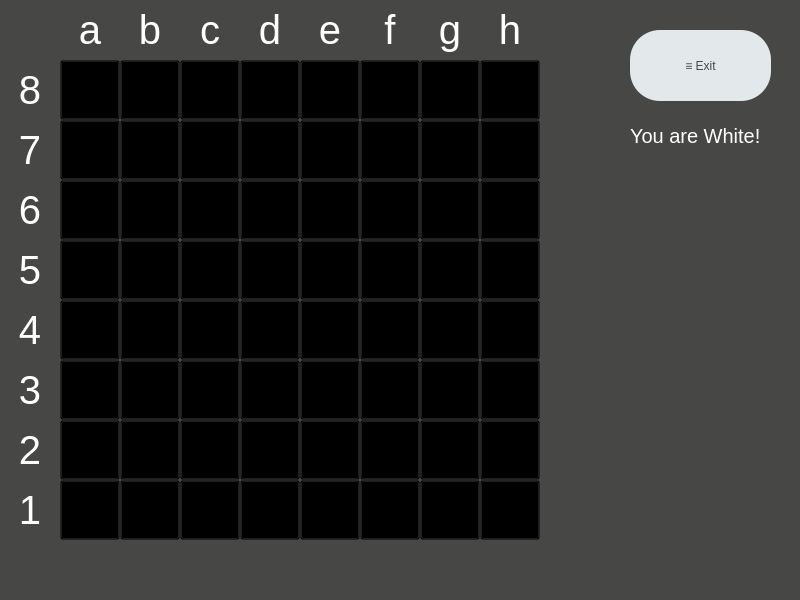
<?xml version="1.0" encoding="UTF-8"?>
<ui version="4.0">
 <class>MainWindow</class>
 <widget class="QMainWindow" name="MainWindow">
  <property name="geometry">
   <rect>
    <x>0</x>
    <y>0</y>
    <width>800</width>
    <height>600</height>
   </rect>
  </property>
  <property name="windowTitle">
   <string>MainWindow</string>
  </property>
  <property name="styleSheet">
   <string notr="true">background-color: rgb(71, 71, 69);</string>
  </property>
  <widget class="QWidget" name="centralwidget">
   <widget class="QPushButton" name="more_button">
    <property name="geometry">
     <rect>
      <x>630</x>
      <y>30</y>
      <width>141</width>
      <height>71</height>
     </rect>
    </property>
    <property name="styleSheet">
     <string notr="true">border-radius:30px;
font: 20pt &quot;MS Shell Dlg 2&quot;;
color: rgb(71, 71, 69);
background-color: rgb(227, 232, 235);</string>
    </property>
    <property name="text">
     <string>≡ Exit</string>
    </property>
   </widget>
   <widget class="QLabel" name="background">
    <property name="geometry">
     <rect>
      <x>0</x>
      <y>0</y>
      <width>600</width>
      <height>600</height>
     </rect>
    </property>
    <property name="styleSheet">
     <string notr="true"/>
    </property>
    <property name="text">
     <string/>
    </property>
    <property name="pixmap">
     <pixmap>:/Prefix/daskjdhaskj.png</pixmap>
    </property>
    <property name="scaledContents">
     <bool>true</bool>
    </property>
   </widget>
   <widget class="QLabel" name="label">
    <property name="geometry">
     <rect>
      <x>60</x>
      <y>0</y>
      <width>60</width>
      <height>60</height>
     </rect>
    </property>
    <property name="styleSheet">
     <string notr="true">font: 30pt;
color: rgb(255, 255, 255);
background-color: transparent</string>
    </property>
    <property name="text">
     <string>&lt;html&gt;&lt;head/&gt;&lt;body&gt;&lt;p align=&quot;center&quot;&gt;a&lt;/p&gt;&lt;/body&gt;&lt;/html&gt;</string>
    </property>
   </widget>
   <widget class="QLabel" name="label_2">
    <property name="geometry">
     <rect>
      <x>120</x>
      <y>0</y>
      <width>60</width>
      <height>60</height>
     </rect>
    </property>
    <property name="styleSheet">
     <string notr="true">font: 30pt;
color: rgb(255, 255, 255);
background-color: transparent</string>
    </property>
    <property name="text">
     <string>&lt;html&gt;&lt;head/&gt;&lt;body&gt;&lt;p align=&quot;center&quot;&gt;b&lt;/p&gt;&lt;/body&gt;&lt;/html&gt;</string>
    </property>
   </widget>
   <widget class="QLabel" name="label_3">
    <property name="geometry">
     <rect>
      <x>180</x>
      <y>0</y>
      <width>60</width>
      <height>60</height>
     </rect>
    </property>
    <property name="styleSheet">
     <string notr="true">font: 30pt;
color: rgb(255, 255, 255);
background-color: transparent</string>
    </property>
    <property name="text">
     <string>&lt;html&gt;&lt;head/&gt;&lt;body&gt;&lt;p align=&quot;center&quot;&gt;c&lt;/p&gt;&lt;/body&gt;&lt;/html&gt;</string>
    </property>
   </widget>
   <widget class="QLabel" name="label_4">
    <property name="geometry">
     <rect>
      <x>240</x>
      <y>0</y>
      <width>60</width>
      <height>60</height>
     </rect>
    </property>
    <property name="styleSheet">
     <string notr="true">font: 30pt;
color: rgb(255, 255, 255);
background-color: transparent</string>
    </property>
    <property name="text">
     <string>&lt;html&gt;&lt;head/&gt;&lt;body&gt;&lt;p align=&quot;center&quot;&gt;d&lt;/p&gt;&lt;/body&gt;&lt;/html&gt;</string>
    </property>
   </widget>
   <widget class="QLabel" name="label_5">
    <property name="geometry">
     <rect>
      <x>300</x>
      <y>0</y>
      <width>60</width>
      <height>60</height>
     </rect>
    </property>
    <property name="styleSheet">
     <string notr="true">font: 30pt;
color: rgb(255, 255, 255);
background-color: transparent</string>
    </property>
    <property name="text">
     <string>&lt;html&gt;&lt;head/&gt;&lt;body&gt;&lt;p align=&quot;center&quot;&gt;e&lt;/p&gt;&lt;/body&gt;&lt;/html&gt;</string>
    </property>
   </widget>
   <widget class="QLabel" name="label_6">
    <property name="geometry">
     <rect>
      <x>360</x>
      <y>0</y>
      <width>60</width>
      <height>60</height>
     </rect>
    </property>
    <property name="styleSheet">
     <string notr="true">font: 30pt;
color: rgb(255, 255, 255);
background-color: transparent</string>
    </property>
    <property name="text">
     <string>&lt;html&gt;&lt;head/&gt;&lt;body&gt;&lt;p align=&quot;center&quot;&gt;f&lt;/p&gt;&lt;/body&gt;&lt;/html&gt;</string>
    </property>
   </widget>
   <widget class="QLabel" name="label_7">
    <property name="geometry">
     <rect>
      <x>420</x>
      <y>0</y>
      <width>60</width>
      <height>60</height>
     </rect>
    </property>
    <property name="styleSheet">
     <string notr="true">font: 30pt;
color: rgb(255, 255, 255);
background-color: transparent</string>
    </property>
    <property name="text">
     <string>&lt;html&gt;&lt;head/&gt;&lt;body&gt;&lt;p align=&quot;center&quot;&gt;g&lt;/p&gt;&lt;/body&gt;&lt;/html&gt;</string>
    </property>
   </widget>
   <widget class="QLabel" name="label_8">
    <property name="geometry">
     <rect>
      <x>480</x>
      <y>0</y>
      <width>60</width>
      <height>60</height>
     </rect>
    </property>
    <property name="styleSheet">
     <string notr="true">font: 30pt;
color: rgb(255, 255, 255);
background-color: transparent</string>
    </property>
    <property name="text">
     <string>&lt;html&gt;&lt;head/&gt;&lt;body&gt;&lt;p align=&quot;center&quot;&gt;h&lt;/p&gt;&lt;/body&gt;&lt;/html&gt;</string>
    </property>
   </widget>
   <widget class="QLabel" name="label_10">
    <property name="geometry">
     <rect>
      <x>0</x>
      <y>120</y>
      <width>60</width>
      <height>60</height>
     </rect>
    </property>
    <property name="styleSheet">
     <string notr="true">font: 30pt;
color: rgb(255, 255, 255);
background-color: transparent</string>
    </property>
    <property name="text">
     <string>&lt;html&gt;&lt;head/&gt;&lt;body&gt;&lt;p align=&quot;center&quot;&gt;7&lt;/p&gt;&lt;/body&gt;&lt;/html&gt;</string>
    </property>
   </widget>
   <widget class="QLabel" name="label_11">
    <property name="geometry">
     <rect>
      <x>0</x>
      <y>180</y>
      <width>60</width>
      <height>60</height>
     </rect>
    </property>
    <property name="styleSheet">
     <string notr="true">font: 30pt;
color: rgb(255, 255, 255);
background-color: transparent</string>
    </property>
    <property name="text">
     <string>&lt;html&gt;&lt;head/&gt;&lt;body&gt;&lt;p align=&quot;center&quot;&gt;6&lt;/p&gt;&lt;/body&gt;&lt;/html&gt;</string>
    </property>
   </widget>
   <widget class="QLabel" name="label_12">
    <property name="geometry">
     <rect>
      <x>0</x>
      <y>240</y>
      <width>60</width>
      <height>60</height>
     </rect>
    </property>
    <property name="styleSheet">
     <string notr="true">font: 30pt;
color: rgb(255, 255, 255);
background-color: transparent</string>
    </property>
    <property name="text">
     <string>&lt;html&gt;&lt;head/&gt;&lt;body&gt;&lt;p align=&quot;center&quot;&gt;5&lt;/p&gt;&lt;/body&gt;&lt;/html&gt;</string>
    </property>
   </widget>
   <widget class="QLabel" name="label_13">
    <property name="geometry">
     <rect>
      <x>0</x>
      <y>300</y>
      <width>60</width>
      <height>60</height>
     </rect>
    </property>
    <property name="styleSheet">
     <string notr="true">font: 30pt;
color: rgb(255, 255, 255);
background-color: transparent</string>
    </property>
    <property name="text">
     <string>&lt;html&gt;&lt;head/&gt;&lt;body&gt;&lt;p align=&quot;center&quot;&gt;4&lt;/p&gt;&lt;/body&gt;&lt;/html&gt;</string>
    </property>
   </widget>
   <widget class="QLabel" name="label_14">
    <property name="geometry">
     <rect>
      <x>0</x>
      <y>360</y>
      <width>60</width>
      <height>60</height>
     </rect>
    </property>
    <property name="styleSheet">
     <string notr="true">font: 30pt;
color: rgb(255, 255, 255);
background-color: transparent</string>
    </property>
    <property name="text">
     <string>&lt;html&gt;&lt;head/&gt;&lt;body&gt;&lt;p align=&quot;center&quot;&gt;3&lt;/p&gt;&lt;/body&gt;&lt;/html&gt;</string>
    </property>
   </widget>
   <widget class="QLabel" name="label_15">
    <property name="geometry">
     <rect>
      <x>0</x>
      <y>420</y>
      <width>60</width>
      <height>60</height>
     </rect>
    </property>
    <property name="styleSheet">
     <string notr="true">font: 30pt;
color: rgb(255, 255, 255);
background-color: transparent</string>
    </property>
    <property name="text">
     <string>&lt;html&gt;&lt;head/&gt;&lt;body&gt;&lt;p align=&quot;center&quot;&gt;2&lt;/p&gt;&lt;/body&gt;&lt;/html&gt;</string>
    </property>
   </widget>
   <widget class="QLabel" name="label_16">
    <property name="geometry">
     <rect>
      <x>0</x>
      <y>480</y>
      <width>60</width>
      <height>60</height>
     </rect>
    </property>
    <property name="styleSheet">
     <string notr="true">font: 30pt;
color: rgb(255, 255, 255);
background-color: transparent</string>
    </property>
    <property name="text">
     <string>&lt;html&gt;&lt;head/&gt;&lt;body&gt;&lt;p align=&quot;center&quot;&gt;1&lt;/p&gt;&lt;/body&gt;&lt;/html&gt;</string>
    </property>
   </widget>
   <widget class="QLabel" name="label_9">
    <property name="geometry">
     <rect>
      <x>0</x>
      <y>60</y>
      <width>60</width>
      <height>60</height>
     </rect>
    </property>
    <property name="styleSheet">
     <string notr="true">font: 30pt;
color: rgb(255, 255, 255);
background-color: transparent</string>
    </property>
    <property name="text">
     <string>&lt;html&gt;&lt;head/&gt;&lt;body&gt;&lt;p align=&quot;center&quot;&gt;8&lt;/p&gt;&lt;/body&gt;&lt;/html&gt;</string>
    </property>
   </widget>
   <widget class="QLabel" name="label_17">
    <property name="geometry">
     <rect>
      <x>630</x>
      <y>120</y>
      <width>141</width>
      <height>31</height>
     </rect>
    </property>
    <property name="styleSheet">
     <string notr="true">font: 15pt;
color: rgb(255, 255, 255);
background-color: transparent</string>
    </property>
    <property name="text">
     <string>You are White!</string>
    </property>
   </widget>
   <widget class="QPushButton" name="a5">
    <property name="geometry">
     <rect>
      <x>60</x>
      <y>240</y>
      <width>60</width>
      <height>60</height>
     </rect>
    </property>
    <property name="styleSheet">
     <string notr="true">font: 35pt;
background-color: transparent</string>
    </property>
    <property name="text">
     <string/>
    </property>
   </widget>
   <widget class="QPushButton" name="b5">
    <property name="geometry">
     <rect>
      <x>120</x>
      <y>240</y>
      <width>60</width>
      <height>60</height>
     </rect>
    </property>
    <property name="styleSheet">
     <string notr="true">font: 35pt;
background-color: transparent</string>
    </property>
    <property name="text">
     <string/>
    </property>
   </widget>
   <widget class="QPushButton" name="h5">
    <property name="geometry">
     <rect>
      <x>480</x>
      <y>240</y>
      <width>60</width>
      <height>60</height>
     </rect>
    </property>
    <property name="styleSheet">
     <string notr="true">font: 35pt;
background-color: transparent</string>
    </property>
    <property name="text">
     <string/>
    </property>
   </widget>
   <widget class="QPushButton" name="d8">
    <property name="geometry">
     <rect>
      <x>240</x>
      <y>60</y>
      <width>60</width>
      <height>60</height>
     </rect>
    </property>
    <property name="styleSheet">
     <string notr="true">font: 35pt;
background-color: transparent</string>
    </property>
    <property name="text">
     <string/>
    </property>
   </widget>
   <widget class="QPushButton" name="d4">
    <property name="geometry">
     <rect>
      <x>240</x>
      <y>300</y>
      <width>60</width>
      <height>60</height>
     </rect>
    </property>
    <property name="styleSheet">
     <string notr="true">font: 35pt;
background-color: transparent</string>
    </property>
    <property name="text">
     <string/>
    </property>
   </widget>
   <widget class="QPushButton" name="g4">
    <property name="geometry">
     <rect>
      <x>420</x>
      <y>300</y>
      <width>60</width>
      <height>60</height>
     </rect>
    </property>
    <property name="styleSheet">
     <string notr="true">font: 35pt;
background-color: transparent</string>
    </property>
    <property name="text">
     <string/>
    </property>
   </widget>
   <widget class="QPushButton" name="b7">
    <property name="geometry">
     <rect>
      <x>120</x>
      <y>120</y>
      <width>60</width>
      <height>60</height>
     </rect>
    </property>
    <property name="styleSheet">
     <string notr="true">font: 35pt;
background-color: transparent</string>
    </property>
    <property name="text">
     <string/>
    </property>
   </widget>
   <widget class="QPushButton" name="a1">
    <property name="geometry">
     <rect>
      <x>60</x>
      <y>480</y>
      <width>60</width>
      <height>60</height>
     </rect>
    </property>
    <property name="styleSheet">
     <string notr="true">font: 35pt;
background-color: transparent</string>
    </property>
    <property name="text">
     <string/>
    </property>
   </widget>
   <widget class="QPushButton" name="e6">
    <property name="geometry">
     <rect>
      <x>300</x>
      <y>180</y>
      <width>60</width>
      <height>60</height>
     </rect>
    </property>
    <property name="styleSheet">
     <string notr="true">font: 35pt;
background-color: transparent</string>
    </property>
    <property name="text">
     <string/>
    </property>
   </widget>
   <widget class="QPushButton" name="c7">
    <property name="geometry">
     <rect>
      <x>180</x>
      <y>120</y>
      <width>60</width>
      <height>60</height>
     </rect>
    </property>
    <property name="styleSheet">
     <string notr="true">font: 35pt;
background-color: transparent</string>
    </property>
    <property name="text">
     <string/>
    </property>
   </widget>
   <widget class="QPushButton" name="f5">
    <property name="geometry">
     <rect>
      <x>360</x>
      <y>240</y>
      <width>60</width>
      <height>60</height>
     </rect>
    </property>
    <property name="styleSheet">
     <string notr="true">font: 35pt;
background-color: transparent</string>
    </property>
    <property name="text">
     <string/>
    </property>
   </widget>
   <widget class="QPushButton" name="f3">
    <property name="geometry">
     <rect>
      <x>360</x>
      <y>360</y>
      <width>60</width>
      <height>60</height>
     </rect>
    </property>
    <property name="styleSheet">
     <string notr="true">font: 35pt;
background-color: transparent</string>
    </property>
    <property name="text">
     <string/>
    </property>
   </widget>
   <widget class="QPushButton" name="d3">
    <property name="geometry">
     <rect>
      <x>240</x>
      <y>360</y>
      <width>60</width>
      <height>60</height>
     </rect>
    </property>
    <property name="styleSheet">
     <string notr="true">font: 35pt;
background-color: transparent</string>
    </property>
    <property name="text">
     <string/>
    </property>
   </widget>
   <widget class="QPushButton" name="a8">
    <property name="geometry">
     <rect>
      <x>60</x>
      <y>60</y>
      <width>60</width>
      <height>60</height>
     </rect>
    </property>
    <property name="styleSheet">
     <string notr="true">font: 35pt;
background-color: transparent</string>
    </property>
    <property name="text">
     <string/>
    </property>
   </widget>
   <widget class="QPushButton" name="e7">
    <property name="geometry">
     <rect>
      <x>300</x>
      <y>120</y>
      <width>60</width>
      <height>60</height>
     </rect>
    </property>
    <property name="styleSheet">
     <string notr="true">font: 35pt;
background-color: transparent</string>
    </property>
    <property name="text">
     <string/>
    </property>
   </widget>
   <widget class="QPushButton" name="a2">
    <property name="geometry">
     <rect>
      <x>60</x>
      <y>420</y>
      <width>60</width>
      <height>60</height>
     </rect>
    </property>
    <property name="styleSheet">
     <string notr="true">font: 35pt;
background-color: transparent</string>
    </property>
    <property name="text">
     <string/>
    </property>
   </widget>
   <widget class="QPushButton" name="c1">
    <property name="geometry">
     <rect>
      <x>180</x>
      <y>480</y>
      <width>60</width>
      <height>60</height>
     </rect>
    </property>
    <property name="styleSheet">
     <string notr="true">font: 35pt;
background-color: transparent</string>
    </property>
    <property name="text">
     <string/>
    </property>
   </widget>
   <widget class="QPushButton" name="c3">
    <property name="geometry">
     <rect>
      <x>180</x>
      <y>360</y>
      <width>60</width>
      <height>60</height>
     </rect>
    </property>
    <property name="styleSheet">
     <string notr="true">font: 35pt;
background-color: transparent</string>
    </property>
    <property name="text">
     <string/>
    </property>
   </widget>
   <widget class="QPushButton" name="d2">
    <property name="geometry">
     <rect>
      <x>240</x>
      <y>420</y>
      <width>60</width>
      <height>60</height>
     </rect>
    </property>
    <property name="styleSheet">
     <string notr="true">font: 35pt;
background-color: transparent</string>
    </property>
    <property name="text">
     <string/>
    </property>
   </widget>
   <widget class="QPushButton" name="b1">
    <property name="geometry">
     <rect>
      <x>120</x>
      <y>480</y>
      <width>60</width>
      <height>60</height>
     </rect>
    </property>
    <property name="styleSheet">
     <string notr="true">font: 35pt;
background-color: transparent</string>
    </property>
    <property name="text">
     <string/>
    </property>
   </widget>
   <widget class="QPushButton" name="e1">
    <property name="geometry">
     <rect>
      <x>300</x>
      <y>480</y>
      <width>60</width>
      <height>60</height>
     </rect>
    </property>
    <property name="styleSheet">
     <string notr="true">font: 35pt;
background-color: transparent</string>
    </property>
    <property name="text">
     <string/>
    </property>
   </widget>
   <widget class="QPushButton" name="b6">
    <property name="geometry">
     <rect>
      <x>120</x>
      <y>180</y>
      <width>60</width>
      <height>60</height>
     </rect>
    </property>
    <property name="styleSheet">
     <string notr="true">font: 35pt;
background-color: transparent</string>
    </property>
    <property name="text">
     <string/>
    </property>
   </widget>
   <widget class="QPushButton" name="f6">
    <property name="geometry">
     <rect>
      <x>360</x>
      <y>180</y>
      <width>60</width>
      <height>60</height>
     </rect>
    </property>
    <property name="styleSheet">
     <string notr="true">font: 35pt;
background-color: transparent</string>
    </property>
    <property name="text">
     <string/>
    </property>
   </widget>
   <widget class="QPushButton" name="c6">
    <property name="geometry">
     <rect>
      <x>180</x>
      <y>180</y>
      <width>60</width>
      <height>60</height>
     </rect>
    </property>
    <property name="styleSheet">
     <string notr="true">font: 35pt;
background-color: transparent</string>
    </property>
    <property name="text">
     <string/>
    </property>
   </widget>
   <widget class="QPushButton" name="h3">
    <property name="geometry">
     <rect>
      <x>480</x>
      <y>360</y>
      <width>60</width>
      <height>60</height>
     </rect>
    </property>
    <property name="styleSheet">
     <string notr="true">font: 35pt;
background-color: transparent</string>
    </property>
    <property name="text">
     <string/>
    </property>
   </widget>
   <widget class="QPushButton" name="a7">
    <property name="geometry">
     <rect>
      <x>60</x>
      <y>120</y>
      <width>60</width>
      <height>60</height>
     </rect>
    </property>
    <property name="styleSheet">
     <string notr="true">font: 35pt;
background-color: transparent</string>
    </property>
    <property name="text">
     <string/>
    </property>
   </widget>
   <widget class="QPushButton" name="g6">
    <property name="geometry">
     <rect>
      <x>420</x>
      <y>180</y>
      <width>60</width>
      <height>60</height>
     </rect>
    </property>
    <property name="styleSheet">
     <string notr="true">font: 35pt;
background-color: transparent</string>
    </property>
    <property name="text">
     <string/>
    </property>
   </widget>
   <widget class="QPushButton" name="g7">
    <property name="geometry">
     <rect>
      <x>420</x>
      <y>120</y>
      <width>60</width>
      <height>60</height>
     </rect>
    </property>
    <property name="styleSheet">
     <string notr="true">font: 35pt;
background-color: transparent</string>
    </property>
    <property name="text">
     <string/>
    </property>
   </widget>
   <widget class="QPushButton" name="b4">
    <property name="geometry">
     <rect>
      <x>120</x>
      <y>300</y>
      <width>60</width>
      <height>60</height>
     </rect>
    </property>
    <property name="styleSheet">
     <string notr="true">font: 35pt;
background-color: transparent</string>
    </property>
    <property name="text">
     <string/>
    </property>
   </widget>
   <widget class="QPushButton" name="d7">
    <property name="geometry">
     <rect>
      <x>240</x>
      <y>120</y>
      <width>60</width>
      <height>60</height>
     </rect>
    </property>
    <property name="styleSheet">
     <string notr="true">font: 35pt;
background-color: transparent</string>
    </property>
    <property name="text">
     <string/>
    </property>
   </widget>
   <widget class="QPushButton" name="b3">
    <property name="geometry">
     <rect>
      <x>120</x>
      <y>360</y>
      <width>60</width>
      <height>60</height>
     </rect>
    </property>
    <property name="styleSheet">
     <string notr="true">font: 35pt;
background-color: transparent</string>
    </property>
    <property name="text">
     <string/>
    </property>
   </widget>
   <widget class="QPushButton" name="b2">
    <property name="geometry">
     <rect>
      <x>120</x>
      <y>420</y>
      <width>60</width>
      <height>60</height>
     </rect>
    </property>
    <property name="styleSheet">
     <string notr="true">font: 35pt;
background-color: transparent</string>
    </property>
    <property name="text">
     <string/>
    </property>
   </widget>
   <widget class="QPushButton" name="f1">
    <property name="geometry">
     <rect>
      <x>360</x>
      <y>480</y>
      <width>60</width>
      <height>60</height>
     </rect>
    </property>
    <property name="styleSheet">
     <string notr="true">font: 35pt;
background-color: transparent</string>
    </property>
    <property name="text">
     <string/>
    </property>
   </widget>
   <widget class="QPushButton" name="c4">
    <property name="geometry">
     <rect>
      <x>180</x>
      <y>300</y>
      <width>60</width>
      <height>60</height>
     </rect>
    </property>
    <property name="styleSheet">
     <string notr="true">font: 35pt;
background-color: transparent</string>
    </property>
    <property name="text">
     <string/>
    </property>
   </widget>
   <widget class="QPushButton" name="g2">
    <property name="geometry">
     <rect>
      <x>420</x>
      <y>420</y>
      <width>60</width>
      <height>60</height>
     </rect>
    </property>
    <property name="styleSheet">
     <string notr="true">font: 35pt;
background-color: transparent</string>
    </property>
    <property name="text">
     <string/>
    </property>
   </widget>
   <widget class="QPushButton" name="d6">
    <property name="geometry">
     <rect>
      <x>240</x>
      <y>180</y>
      <width>60</width>
      <height>60</height>
     </rect>
    </property>
    <property name="styleSheet">
     <string notr="true">font: 35pt;
background-color: transparent</string>
    </property>
    <property name="text">
     <string/>
    </property>
   </widget>
   <widget class="QPushButton" name="e8">
    <property name="geometry">
     <rect>
      <x>300</x>
      <y>60</y>
      <width>60</width>
      <height>60</height>
     </rect>
    </property>
    <property name="styleSheet">
     <string notr="true">font: 35pt;
background-color: transparent</string>
    </property>
    <property name="text">
     <string/>
    </property>
   </widget>
   <widget class="QPushButton" name="g5">
    <property name="geometry">
     <rect>
      <x>420</x>
      <y>240</y>
      <width>60</width>
      <height>60</height>
     </rect>
    </property>
    <property name="styleSheet">
     <string notr="true">font: 35pt;
background-color: transparent</string>
    </property>
    <property name="text">
     <string/>
    </property>
   </widget>
   <widget class="QPushButton" name="b8">
    <property name="geometry">
     <rect>
      <x>120</x>
      <y>60</y>
      <width>60</width>
      <height>60</height>
     </rect>
    </property>
    <property name="styleSheet">
     <string notr="true">font: 35pt;
background-color: transparent</string>
    </property>
    <property name="text">
     <string/>
    </property>
   </widget>
   <widget class="QPushButton" name="e5">
    <property name="geometry">
     <rect>
      <x>300</x>
      <y>240</y>
      <width>60</width>
      <height>60</height>
     </rect>
    </property>
    <property name="styleSheet">
     <string notr="true">font: 35pt;
background-color: transparent</string>
    </property>
    <property name="text">
     <string/>
    </property>
   </widget>
   <widget class="QPushButton" name="f7">
    <property name="geometry">
     <rect>
      <x>360</x>
      <y>120</y>
      <width>60</width>
      <height>60</height>
     </rect>
    </property>
    <property name="styleSheet">
     <string notr="true">font: 35pt;
background-color: transparent</string>
    </property>
    <property name="text">
     <string/>
    </property>
   </widget>
   <widget class="QPushButton" name="h1">
    <property name="geometry">
     <rect>
      <x>480</x>
      <y>480</y>
      <width>60</width>
      <height>60</height>
     </rect>
    </property>
    <property name="styleSheet">
     <string notr="true">font: 35pt;
background-color: transparent</string>
    </property>
    <property name="text">
     <string/>
    </property>
   </widget>
   <widget class="QPushButton" name="h2">
    <property name="geometry">
     <rect>
      <x>480</x>
      <y>420</y>
      <width>60</width>
      <height>60</height>
     </rect>
    </property>
    <property name="styleSheet">
     <string notr="true">font: 35pt;
background-color: transparent</string>
    </property>
    <property name="text">
     <string/>
    </property>
   </widget>
   <widget class="QPushButton" name="e4">
    <property name="geometry">
     <rect>
      <x>300</x>
      <y>300</y>
      <width>60</width>
      <height>60</height>
     </rect>
    </property>
    <property name="styleSheet">
     <string notr="true">font: 35pt;
background-color: transparent</string>
    </property>
    <property name="text">
     <string/>
    </property>
   </widget>
   <widget class="QPushButton" name="h4">
    <property name="geometry">
     <rect>
      <x>480</x>
      <y>300</y>
      <width>60</width>
      <height>60</height>
     </rect>
    </property>
    <property name="styleSheet">
     <string notr="true">font: 35pt;
background-color: transparent</string>
    </property>
    <property name="text">
     <string/>
    </property>
   </widget>
   <widget class="QPushButton" name="g1">
    <property name="geometry">
     <rect>
      <x>420</x>
      <y>480</y>
      <width>60</width>
      <height>60</height>
     </rect>
    </property>
    <property name="styleSheet">
     <string notr="true">font: 35pt;
background-color: transparent</string>
    </property>
    <property name="text">
     <string/>
    </property>
   </widget>
   <widget class="QPushButton" name="d1">
    <property name="geometry">
     <rect>
      <x>240</x>
      <y>480</y>
      <width>60</width>
      <height>60</height>
     </rect>
    </property>
    <property name="styleSheet">
     <string notr="true">font: 35pt;
background-color: transparent</string>
    </property>
    <property name="text">
     <string/>
    </property>
   </widget>
   <widget class="QPushButton" name="d5">
    <property name="geometry">
     <rect>
      <x>240</x>
      <y>240</y>
      <width>60</width>
      <height>60</height>
     </rect>
    </property>
    <property name="styleSheet">
     <string notr="true">font: 35pt;
background-color: transparent</string>
    </property>
    <property name="text">
     <string/>
    </property>
   </widget>
   <widget class="QPushButton" name="f4">
    <property name="geometry">
     <rect>
      <x>360</x>
      <y>300</y>
      <width>60</width>
      <height>60</height>
     </rect>
    </property>
    <property name="styleSheet">
     <string notr="true">font: 35pt;
background-color: transparent</string>
    </property>
    <property name="text">
     <string/>
    </property>
   </widget>
   <widget class="QPushButton" name="c2">
    <property name="geometry">
     <rect>
      <x>180</x>
      <y>420</y>
      <width>60</width>
      <height>60</height>
     </rect>
    </property>
    <property name="styleSheet">
     <string notr="true">font: 35pt;
background-color: transparent</string>
    </property>
    <property name="text">
     <string/>
    </property>
   </widget>
   <widget class="QPushButton" name="e2">
    <property name="geometry">
     <rect>
      <x>300</x>
      <y>420</y>
      <width>60</width>
      <height>60</height>
     </rect>
    </property>
    <property name="styleSheet">
     <string notr="true">font: 35pt;
background-color: transparent</string>
    </property>
    <property name="text">
     <string/>
    </property>
   </widget>
   <widget class="QPushButton" name="a4">
    <property name="geometry">
     <rect>
      <x>60</x>
      <y>300</y>
      <width>60</width>
      <height>60</height>
     </rect>
    </property>
    <property name="styleSheet">
     <string notr="true">font: 35pt;
background-color: transparent</string>
    </property>
    <property name="text">
     <string/>
    </property>
   </widget>
   <widget class="QPushButton" name="f2">
    <property name="geometry">
     <rect>
      <x>360</x>
      <y>420</y>
      <width>60</width>
      <height>60</height>
     </rect>
    </property>
    <property name="styleSheet">
     <string notr="true">font: 35pt;
background-color: transparent</string>
    </property>
    <property name="text">
     <string/>
    </property>
   </widget>
   <widget class="QPushButton" name="c5">
    <property name="geometry">
     <rect>
      <x>180</x>
      <y>240</y>
      <width>60</width>
      <height>60</height>
     </rect>
    </property>
    <property name="styleSheet">
     <string notr="true">font: 35pt;
background-color: transparent</string>
    </property>
    <property name="text">
     <string/>
    </property>
   </widget>
   <widget class="QPushButton" name="e3">
    <property name="geometry">
     <rect>
      <x>300</x>
      <y>360</y>
      <width>60</width>
      <height>60</height>
     </rect>
    </property>
    <property name="styleSheet">
     <string notr="true">font: 35pt;
background-color: transparent</string>
    </property>
    <property name="text">
     <string/>
    </property>
   </widget>
   <widget class="QPushButton" name="c8">
    <property name="geometry">
     <rect>
      <x>180</x>
      <y>60</y>
      <width>60</width>
      <height>60</height>
     </rect>
    </property>
    <property name="styleSheet">
     <string notr="true">font: 35pt;
background-color: transparent</string>
    </property>
    <property name="text">
     <string/>
    </property>
   </widget>
   <widget class="QPushButton" name="g3">
    <property name="geometry">
     <rect>
      <x>420</x>
      <y>360</y>
      <width>60</width>
      <height>60</height>
     </rect>
    </property>
    <property name="styleSheet">
     <string notr="true">font: 35pt;
background-color: transparent</string>
    </property>
    <property name="text">
     <string/>
    </property>
   </widget>
   <widget class="QPushButton" name="a3">
    <property name="geometry">
     <rect>
      <x>60</x>
      <y>360</y>
      <width>60</width>
      <height>60</height>
     </rect>
    </property>
    <property name="styleSheet">
     <string notr="true">font: 35pt;
background-color: transparent</string>
    </property>
    <property name="text">
     <string/>
    </property>
   </widget>
   <widget class="QPushButton" name="h6">
    <property name="geometry">
     <rect>
      <x>480</x>
      <y>180</y>
      <width>60</width>
      <height>60</height>
     </rect>
    </property>
    <property name="styleSheet">
     <string notr="true">font: 35pt;
background-color: transparent</string>
    </property>
    <property name="text">
     <string/>
    </property>
   </widget>
   <widget class="QPushButton" name="g8">
    <property name="geometry">
     <rect>
      <x>420</x>
      <y>60</y>
      <width>60</width>
      <height>60</height>
     </rect>
    </property>
    <property name="styleSheet">
     <string notr="true">font: 35pt;
background-color: transparent</string>
    </property>
    <property name="text">
     <string/>
    </property>
   </widget>
   <widget class="QPushButton" name="h8">
    <property name="geometry">
     <rect>
      <x>480</x>
      <y>60</y>
      <width>60</width>
      <height>60</height>
     </rect>
    </property>
    <property name="styleSheet">
     <string notr="true">font: 35pt;
background-color: transparent</string>
    </property>
    <property name="text">
     <string/>
    </property>
   </widget>
   <widget class="QPushButton" name="f8">
    <property name="geometry">
     <rect>
      <x>360</x>
      <y>60</y>
      <width>60</width>
      <height>60</height>
     </rect>
    </property>
    <property name="styleSheet">
     <string notr="true">font: 35pt;
background-color: transparent</string>
    </property>
    <property name="text">
     <string/>
    </property>
   </widget>
   <widget class="QPushButton" name="h7">
    <property name="geometry">
     <rect>
      <x>480</x>
      <y>120</y>
      <width>60</width>
      <height>60</height>
     </rect>
    </property>
    <property name="styleSheet">
     <string notr="true">font: 35pt;
background-color: transparent</string>
    </property>
    <property name="text">
     <string/>
    </property>
   </widget>
   <widget class="QPushButton" name="a6">
    <property name="geometry">
     <rect>
      <x>60</x>
      <y>180</y>
      <width>60</width>
      <height>60</height>
     </rect>
    </property>
    <property name="styleSheet">
     <string notr="true">font: 35pt;
background-color: transparent</string>
    </property>
    <property name="text">
     <string/>
    </property>
   </widget>
   <zorder>background</zorder>
   <zorder>more_button</zorder>
   <zorder>label</zorder>
   <zorder>label_2</zorder>
   <zorder>label_3</zorder>
   <zorder>label_4</zorder>
   <zorder>label_5</zorder>
   <zorder>label_6</zorder>
   <zorder>label_7</zorder>
   <zorder>label_8</zorder>
   <zorder>label_10</zorder>
   <zorder>label_11</zorder>
   <zorder>label_12</zorder>
   <zorder>label_13</zorder>
   <zorder>label_14</zorder>
   <zorder>label_15</zorder>
   <zorder>label_16</zorder>
   <zorder>label_9</zorder>
   <zorder>label_17</zorder>
   <zorder>a5</zorder>
   <zorder>b5</zorder>
   <zorder>h5</zorder>
   <zorder>d8</zorder>
   <zorder>d4</zorder>
   <zorder>g4</zorder>
   <zorder>b7</zorder>
   <zorder>a1</zorder>
   <zorder>e6</zorder>
   <zorder>c7</zorder>
   <zorder>f5</zorder>
   <zorder>f3</zorder>
   <zorder>d3</zorder>
   <zorder>a8</zorder>
   <zorder>e7</zorder>
   <zorder>a2</zorder>
   <zorder>c1</zorder>
   <zorder>c3</zorder>
   <zorder>d2</zorder>
   <zorder>b1</zorder>
   <zorder>e1</zorder>
   <zorder>b6</zorder>
   <zorder>f6</zorder>
   <zorder>c6</zorder>
   <zorder>h3</zorder>
   <zorder>a7</zorder>
   <zorder>g6</zorder>
   <zorder>g7</zorder>
   <zorder>b4</zorder>
   <zorder>d7</zorder>
   <zorder>b3</zorder>
   <zorder>b2</zorder>
   <zorder>f1</zorder>
   <zorder>c4</zorder>
   <zorder>g2</zorder>
   <zorder>d6</zorder>
   <zorder>e8</zorder>
   <zorder>g5</zorder>
   <zorder>b8</zorder>
   <zorder>e5</zorder>
   <zorder>f7</zorder>
   <zorder>h1</zorder>
   <zorder>h2</zorder>
   <zorder>e4</zorder>
   <zorder>h4</zorder>
   <zorder>g1</zorder>
   <zorder>d1</zorder>
   <zorder>d5</zorder>
   <zorder>f4</zorder>
   <zorder>c2</zorder>
   <zorder>e2</zorder>
   <zorder>a4</zorder>
   <zorder>f2</zorder>
   <zorder>c5</zorder>
   <zorder>e3</zorder>
   <zorder>c8</zorder>
   <zorder>g3</zorder>
   <zorder>a3</zorder>
   <zorder>h6</zorder>
   <zorder>g8</zorder>
   <zorder>h8</zorder>
   <zorder>f8</zorder>
   <zorder>h7</zorder>
   <zorder>a6</zorder>
  </widget>
 </widget>
 <resources>
  <include location="resoursefiles.qrc"/>
 </resources>
 <connections/>
</ui>
